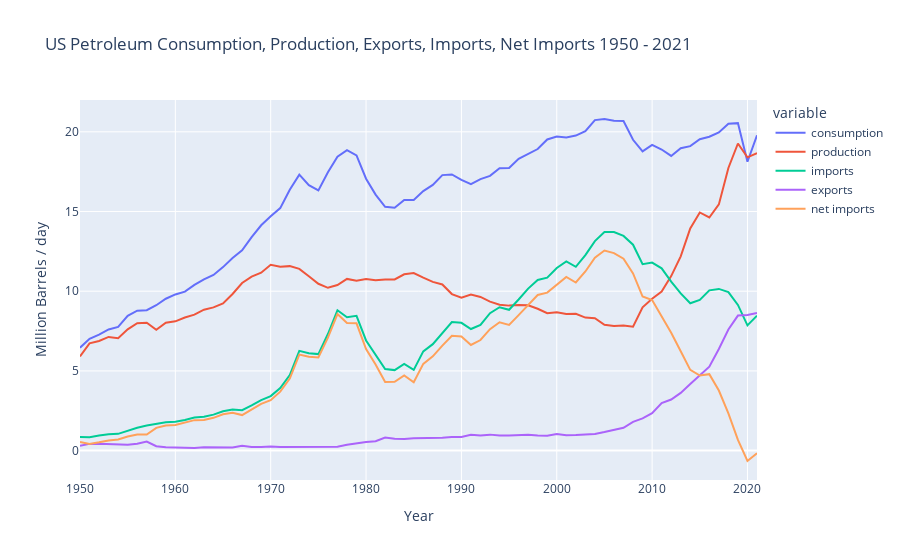

The code cell stored with this chart in its notebook:
### Code cell
fig = px.line(df_domestic, x = 'year', y = df_domestic.columns[1:], 
              title = 'US Petroleum Consumption, Production, Exports, Imports, Net Imports 1950 - 2021').update_layout(
              xaxis_title="Year", yaxis_title="Million Barrels / day")
fig.show()
